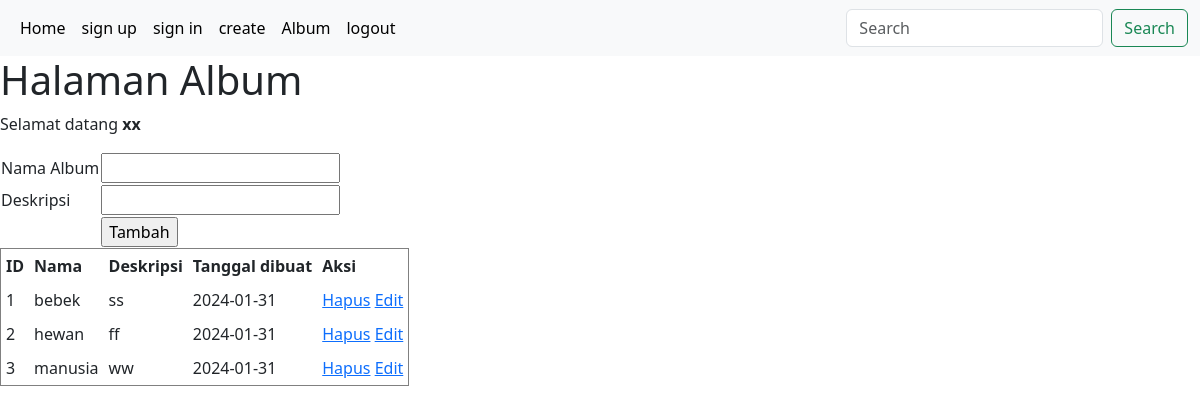
The app's page /album.php (signed in) with its own data.
### tables this page shows
CREATE TABLE `album` (
  `albumid` int(11) NOT NULL,
  `namaalbum` varchar(255) NOT NULL,
  `deskripsi` text NOT NULL,
  `tanggaldibuat` date NOT NULL,
  `userid` int(11) NOT NULL
);

### album.php (the view, shortened to what this page needs)
<!DOCTYPE html>
<html lang="en">
<head>
    <link href="https://cdn.jsdelivr.net/npm/bootstrap@5.3.2/dist/css/bootstrap.min.css" rel="stylesheet">
</head>
<body>
<nav class="navbar navbar-expand-lg bg-body-tertiary">
  <div class="container-fluid">
    <div class="collapse navbar-collapse" id="navbarSupportedContent">
      <ul class="navbar-nav me-auto mb-2 mb-lg-0">
        <li class="nav-item">
          <a class="nav-link active" aria-current="page" href="home.php">Home</a>
        </li>
        <li class="nav-item">
          <a class="nav-link active" aria-current="page" href="register.php">sign up</a>
        </li>
        <li class="nav-item">
          <a class="nav-link active" aria-current="page" href="login.php">sign in</a>
        </li>
        <li class="nav-item">
          <a class="nav-link active" aria-current="page" href="foto.php">create</a>
        </li>
        <li class="nav-item">
          <a class="nav-link active" aria-current="page" href="album.php">Album</a>
        </li>
        <li class="nav-item">
          <a class="nav-link active" aria-current="page" href="logout.php">logout</a>
        </li>
      </ul>
      <form class="d-flex" role="search">
        <input class="form-control me-2" type="search" placeholder="Search" aria-label="Search">
        <button class="btn btn-outline-success" type="submit">Search</button>
      </form>
    </div>
  </div>
</nav>
    <h1>Halaman Album</h1>
    <p>Selamat datang <b><?=$_SESSION['namalengkap']?></b></p>
    <form action="tambah_album.php" method="post">
        <table>
            <tr>
                <td>Nama Album</td>
                <td><input type="text" name="namaalbum"></td>
            </tr>
            <tr>
                <td>Deskripsi</td>
                <td><input type="text" name="deskripsi"></td>
            </tr>
            <tr>
                <td></td>
                <td><input type="submit" value="Tambah"></td>
            </tr>
        </table>
    </form>
    <table border="1" cellpadding=5 cellspacing=0>
        <tr>
            <th>ID</th>
            <th>Nama</th>
            <th>Deskripsi</th>
            <th>Tanggal dibuat</th>
            <th>Aksi</th>
        </tr>
        <?php
            include "koneksi.php";
            $userid=$_SESSION['userid'];
            $sql=mysqli_query($conn,"select * from album where userid='$userid'");
            while($data=mysqli_fetch_array($sql)){
        ?>
                <tr>
                    <td><?=$data['albumid']?></td>
                    <td><?=$data['namaalbum']?></td>
                    <td><?=$data['deskripsi']?></td>
                    <td><?=$data['tanggaldibuat']?></td>
                    <td>
                        <a href="hapus_album.php?albumid=<?=$data['albumid']?>">Hapus</a>
                        <a href="edit_album.php?albumid=<?=$data['albumid']?>">Edit</a>
                    </td>
                </tr>
        <?php
            }
        ?>
    </table>
</body>
</html>

### records on screen
album: albumid "1", namaalbum "bebek", deskripsi "ss", tanggaldibuat "2024-01-31"
album: albumid "2", namaalbum "hewan", deskripsi "ff", tanggaldibuat "2024-01-31"
album: albumid "3", namaalbum "manusia", deskripsi "ww", tanggaldibuat "2024-01-31"

### other values on screen
$_SESSION['namalengkap'] "xx"
